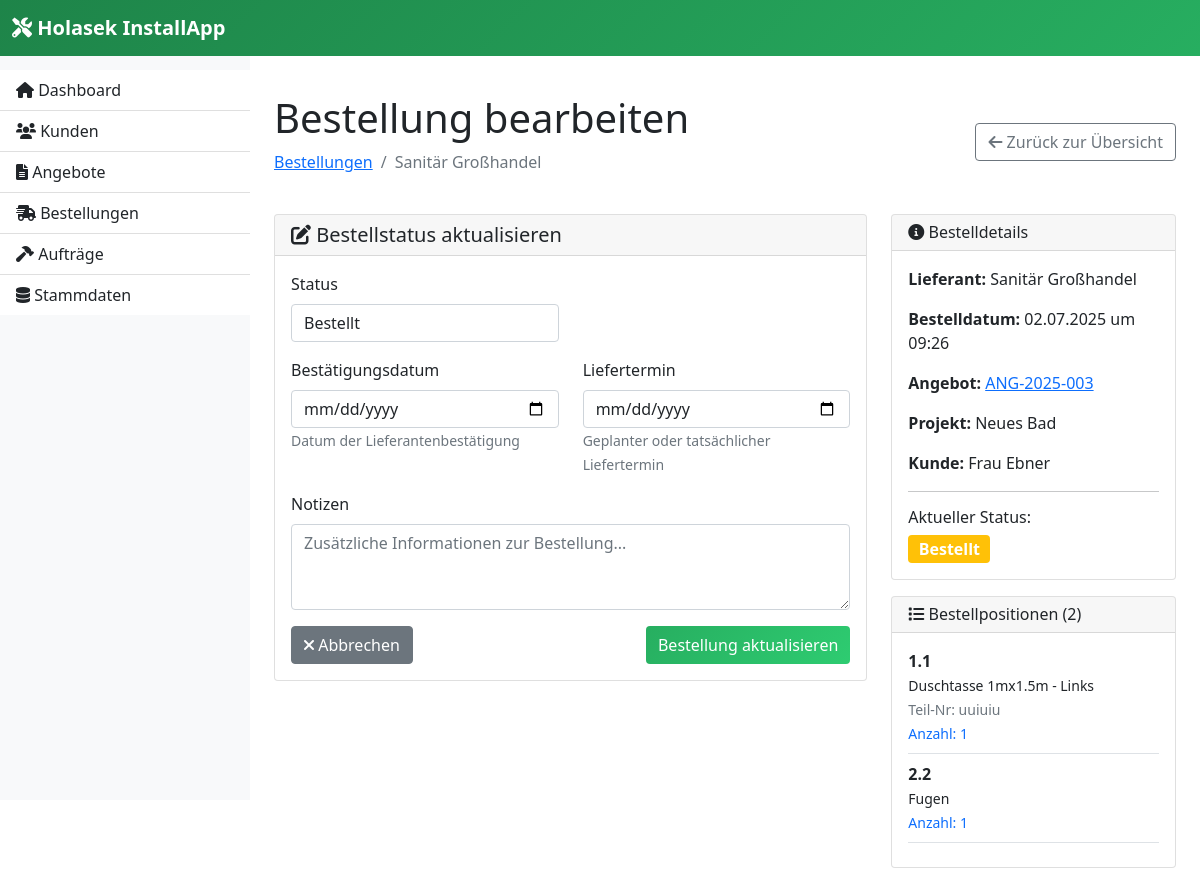
The page /supplier_order/2/edit on the database its author committed.
### models.py (models this page shows, shortened)
class SupplierOrder(db.Model):
    id = db.Column(db.Integer, primary_key=True)
    quote_id = db.Column(db.Integer, db.ForeignKey('quote.id'), nullable=False)
    order_id = db.Column(db.Integer, db.ForeignKey('order.id'), nullable=True)  # Verknüpfung zum Auftrag
    supplier_name = db.Column(db.String(200), nullable=False)
    order_date = db.Column(db.DateTime, default=datetime.utcnow)
    status = db.Column(db.String(20), default='Bestellt')  # Bestellt, Bestätigt, Geliefert
    confirmation_date = db.Column(db.DateTime)
    delivery_date = db.Column(db.Date)
    notes = db.Column(db.Text)
    quote = db.relationship('Quote', backref='supplier_orders')
    order = db.relationship('Order', backref='supplier_orders')
    items = db.relationship('SupplierOrderItem', backref='supplier_order', lazy=True, cascade='all, delete-orphan')

class Quote(db.Model):
    id = db.Column(db.Integer, primary_key=True)
    quote_number = db.Column(db.String(50), unique=True, nullable=False)
    customer_id = db.Column(db.Integer, db.ForeignKey('customer.id'), nullable=False)
    project_description = db.Column(db.Text)
    total_amount = db.Column(db.Float, default=0.0)
    status = db.Column(db.String(20), default='Entwurf')  # Entwurf, Gesendet, Angenommen, Abgelehnt
    created_at = db.Column(db.DateTime, default=datetime.utcnow)
    valid_until = db.Column(db.Date)
    include_additional_info = db.Column(db.Boolean, default=True)
    show_subitem_prices = db.Column(db.Boolean, default=False)  # Preistransparenz Unterpositionen
    markup_percentage = db.Column(db.Float, default=15.0)  # Aufschlag in Prozent (Standard: 15%)
    quote_items = db.relationship('QuoteItem', backref='quote', lazy=True, cascade='all, delete-orphan')

class Customer(db.Model):
    id = db.Column(db.Integer, primary_key=True)
    first_name = db.Column(db.String(100), nullable=False)
    last_name = db.Column(db.String(100), nullable=False)
    email = db.Column(db.String(120), nullable=False)
    phone = db.Column(db.String(20))
    address = db.Column(db.Text)
    city = db.Column(db.String(100))
    postal_code = db.Column(db.String(10))
    created_at = db.Column(db.DateTime, default=datetime.utcnow)
    quotes = db.relationship('Quote', backref='customer', lazy=True)
    @property
    def full_name(self):
        return f"{self.first_name} {self.last_name}"

class SupplierOrderItem(db.Model):
    id = db.Column(db.Integer, primary_key=True)
    supplier_order_id = db.Column(db.Integer, db.ForeignKey('supplier_order.id'), nullable=False)
    sub_number = db.Column(db.String(10), nullable=False)
    description = db.Column(db.Text, nullable=False)
    part_number = db.Column(db.String(100))
    quantity = db.Column(db.String(50), default='1')
    quote_sub_item_id = db.Column(db.Integer, db.ForeignKey('quote_sub_item.id'))
    quote_sub_item = db.relationship('QuoteSubItem', backref='supplier_order_items')

### app.py (the view, shortened to what this page needs)
    @app.route('/supplier_order/<int:order_id>/edit', methods=['GET', 'POST'])
    def edit_supplier_order(order_id):
        from models import SupplierOrder
        from forms import SupplierOrderUpdateForm
        order = SupplierOrder.query.get_or_404(order_id)
        form = SupplierOrderUpdateForm(obj=order)
        return render_template('supplier_order_edit.html', order=order, form=form)

### forms.py
class SupplierOrderUpdateForm(FlaskForm):
    confirmation_date = DateField('Bestätigungsdatum', validators=[Optional()])
    delivery_date = DateField('Liefertermin', validators=[Optional()])
    notes = TextAreaField('Notizen', validators=[Optional()],
                         render_kw={"rows": 3, "placeholder": "Zusätzliche Informationen zur Bestellung..."})
    status = SelectField('Status', choices=[
        ('Bestellt', 'Bestellt'),
        ('Bestätigt', 'Bestätigt'),
        ('Geliefert', 'Geliefert')
    ], validators=[DataRequired()])
    submit = SubmitField('Bestellung aktualisieren')

### app.py (called while the page is built)
def create_app():
    app = Flask(__name__)
    app.config.from_object(Config)
    db.init_app(app)
    app.config['UPLOAD_FOLDER'] = os.path.join(app.root_path, 'static', 'uploads')
    app.config['MAX_CONTENT_LENGTH'] = 16 * 1024 * 1024  # 16MB max file size
    os.makedirs(app.config['UPLOAD_FOLDER'], exist_ok=True)
    @app.template_filter('from_json')
    def from_json_filter(value):
        """Konvertiert JSON-String zu Python-Objekt"""
        if not value:
            return []
        try:
            return json.loads(value)
        except (json.JSONDecodeError, TypeError):
            return []
    @app.context_processor
    def inject_global_vars():
        return {
            'get_default_hourly_rate': get_default_hourly_rate
        }
    register_routes(app)
    return app

### templates/supplier_order_edit.html (shortened to what this page needs)
{% extends "base.html" %}
{% block content %}
<div class="row">
    <div class="col-12 mb-4">
        <div class="d-flex justify-content-between align-items-center">
            <div>
                <h1>Bestellung bearbeiten</h1>
                <nav aria-label="breadcrumb">
                    <ol class="breadcrumb">
                        <li class="breadcrumb-item"><a href="{{ url_for('supplier_orders') }}">Bestellungen</a></li>
                        <li class="breadcrumb-item active">{{ order.supplier_name }}</li>
                    </ol>
                </nav>
            </div>
            <div>
                <a href="{{ url_for('supplier_orders') }}" class="btn btn-outline-secondary">
                    <i class="fas fa-arrow-left"></i> Zurück zur Übersicht
                </a>
            </div>
        </div>
    </div>
</div>
<div class="row">
    <div class="col-md-8">
        <div class="card">
            <div class="card-header">
                <h5 class="card-title mb-0">
                    <i class="fas fa-edit"></i> Bestellstatus aktualisieren
                </h5>
            </div>
            <div class="card-body">
                <form method="POST">
                    <div class="row">
                        <div class="col-md-6 mb-3">
                            {{ form.status.label(class="form-label") }}
                            {{ form.status(class="form-control") }}
                        </div>
                    </div>
                    <div class="row">
                        <div class="col-md-6 mb-3">
                            {{ form.confirmation_date.label(class="form-label") }}
                            {{ form.confirmation_date(class="form-control") }}
                            <small class="form-text text-muted">Datum der Lieferantenbestätigung</small>
                        </div>
                        <div class="col-md-6 mb-3">
                            {{ form.delivery_date.label(class="form-label") }}
                            {{ form.delivery_date(class="form-control") }}
                            <small class="form-text text-muted">Geplanter oder tatsächlicher Liefertermin</small>
                        </div>
                    </div>
                    <div class="mb-3">
                        {{ form.notes.label(class="form-label") }}
                        {{ form.notes(class="form-control") }}
                    </div>
                    <div class="d-flex justify-content-between">
                        <a href="{{ url_for('supplier_orders') }}" class="btn btn-secondary">
                            <i class="fas fa-times"></i> Abbrechen
                        </a>
                        {{ form.submit(class="btn btn-primary") }}
                    </div>
                </form>
            </div>
        </div>
    </div>
    <div class="col-md-4">
        <div class="card">
            <div class="card-header">
                <h6 class="card-title mb-0">
                    <i class="fas fa-info-circle"></i> Bestelldetails
                </h6>
            </div>
            <div class="card-body">
                <p><strong>Lieferant:</strong> {{ order.supplier_name }}</p>
                <p><strong>Bestelldatum:</strong> {{ order.order_date.strftime('%d.%m.%Y um %H:%M') }}</p>
                <p><strong>Angebot:</strong>
                    <a href="{{ url_for('edit_quote', id=order.quote.id) }}">{{ order.quote.quote_number }}</a>
                </p>
                <p><strong>Projekt:</strong> {{ order.quote.project_description[:50] }}{{ '...' if order.quote.project_description|length > 50 else '' }}</p>
                <p><strong>Kunde:</strong> {{ order.quote.customer.full_name }}</p>
                <hr>
                <h6>Aktueller Status:</h6>
                {% if order.status == 'Bestellt' %}
                    <span class="badge bg-warning fs-6">{{ order.status }}</span>
                {% elif order.status == 'Bestätigt' %}
                    <span class="badge bg-primary fs-6">{{ order.status }}</span>
                {% elif order.status == 'Geliefert' %}
                    <span class="badge bg-success fs-6">{{ order.status }}</span>
                {% endif %}
            </div>
        </div>
        <div class="card mt-3">
            <div class="card-header">
                <h6 class="card-title mb-0">
                    <i class="fas fa-list"></i> Bestellpositionen ({{ order.items|length }})
                </h6>
            </div>
            <div class="card-body">
                {% for item in order.items %}
                <div class="border-bottom pb-2 mb-2">
                    <strong>{{ item.sub_number }}</strong><br>
                    <small>{{ item.description }}</small><br>
                    {% if item.part_number %}
                    <small class="text-muted">Teil-Nr: {{ item.part_number }}</small><br>
                    {% endif %}
                    <small class="text-primary">Anzahl: {{ item.quantity }}</small>
                </div>
                {% endfor %}
            </div>
        </div>
    </div>
</div>
{% endblock %}

### templates/base.html (style rules this page uses)
.btn-primary { background: linear-gradient(135deg, #27ae60 0%, #2ecc71 100%); border: none; }

### rows shown on the page
SupplierOrder: supplier_name "Sanitär Großhandel", status "Bestellt", order_date "02.07.2025 um 09:26"
Quote: quote.quote_number "ANG-2025-003", quote "Neues Bad"
Customer: quote.customer.full_name "Frau Ebner"
SupplierOrderItem: sub_number "1.1", description "Duschtasse 1mx1.5m - Links", part_number "uuiuiu", quantity "1"
SupplierOrderItem: sub_number "2.2", description "Fugen", quantity "1"

### other values the page prints
{{ order.items|length }} "2"
